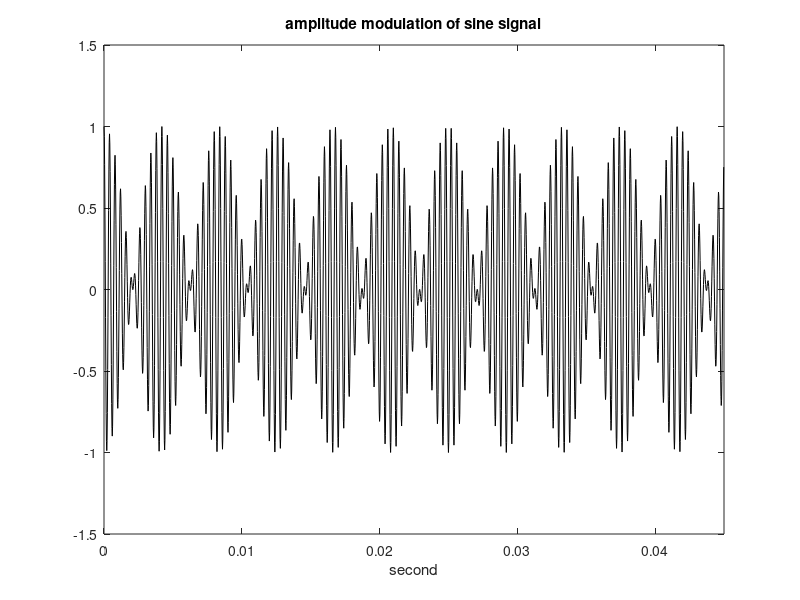

This chart was generated by the following MATLAB code:
% fa = 150Hz,fc = 2000Hz, fs = 40kHz
% fa = 120Hz, fc = 2500Hz, fs = 45kHz 
fa = 120; wa = 2*pi*fa;
fc = 2500; wc = 2*pi*fc;
fs = 45000;
tiv = 1/fs;
t = 0:tiv:(0.045-tiv);
MD = 1;
A = MD*cos(wa*t);
y = A.*cos(wc*t);
plot(t,y,'k');
axis([0 0.045 -1.5 1.5]);
xlabel('second');
title('amplitude modulation of sine signal');
